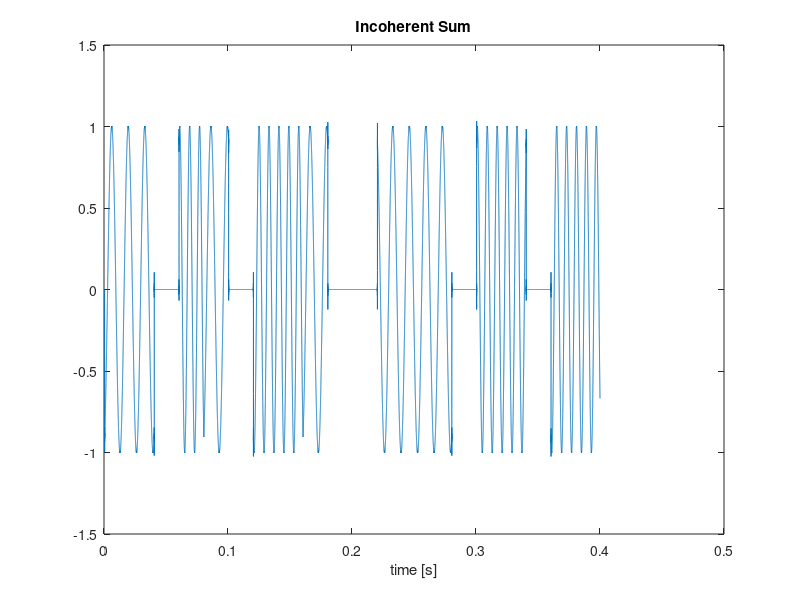

Write the MATLAB code that produced this figure. (Note: this script raises an error after producing the figure.)
clear all
close all

%START REAL DATA LOAD BLOCK
%========================

% load('mar31e.mat','haywardcaltrainclock')
% rawdata = haywardcaltrainclock;
% load('thursday.mat','clock_comb125k','idealdata','patternvec')
% clock_comb = clock_comb125k;
% samples_per_bit_at_fs = 100;
% srate = 1/125000;
% detect_threshold = 2.5;
% ideal_bits = o_cpm_demod(idealdata,srate,100,patternvec,1);

%%RAW DATA BLOCK
%%=========================
%load('clock_comb195k.mat','clock_comb195k','patternvec','ideal_bits');
%clock_comb = clock_comb195k;
%
%o_util;
%pipe_type = 'uint8';
%filename200='./SanMateoSouthAndGumArray.raw';
%fid200 = fopen(filename200, 'r'); 
%[rrrawdata, rdcount] = fread(fid200, 9E99, pipe_type);
%fclose(fid200);
%rawdata200 = raw_to_complex(rrrawdata');
%clear rrrawdata;
%rawdata = double(rawdata200(end/2:end));
%fs = 1e8/512;
%srate = 1/fs;
%samples_per_bit_at_fs = 156.25;
%
%detect_threshold = 2;
%%END RAW DATA BLOCK
%%=============================
%
%
%
%%chunk the data
%windowsize = 0.8; % size of chunked data
%timestep = 0.3; %time stepping of data chunks.  should be < windowsize - time length of rf packet
%rawtime = 0:srate:(length(rawdata)-1)*srate;
%timestepsamples = round(windowsize/srate);
%for k = 0:floor(rawtime(end)/timestep)-ceil(windowsize/timestep)-1
%    rnoisydata(:,k+1) = rawdata(round(k*timestep/srate)+1:round(k*timestep/srate)+timestepsamples);
%end

%END REAL DATA LOAD
%=======================

%START SIM DATA LOAD
%=============================
load('clock_comb195k.mat','clock_comb195k','patternvec','ideal_bits');
clock_comb = clock_comb195k;
 
 %srate = 1/125000;
 fs = 1e8/512;
 srate = 1/fs;
 detect_threshold = 2.5;
 samples_per_bit_at_fs = 156.25;
 
 rnoisydata = clock_comb195k;
 timestamp = 0:srate:(length(rnoisydata)-1)*srate;
  
freqshift=25;
timeshift = 100*srate;
phaseshift = pi/2;

rnoisydata = rnoisydata.*exp(i*2*pi*timestamp*freqshift)';
rnoisydata = rnoisydata*exp(i*2*pi*phaseshift);
rnoisydata = [zeros([timeshift/srate 1]);rnoisydata(1:end-timeshift/srate)];
 
 %set parameters for generating raw data
% snr_awgn = -3;
% epoch_repeat = 0.8; %in seconds, the repetition rate of epochs
% maxdelay = 0.001; %in seconds, the max delay of any one epoch in its time slot of repetition. epoch time + maxdelay should not be greater that ideallength
% maxLOphase = 2*pi; %max LO phase offset, in radians
% maxFshift = 100; %max frequency shift, in Hz
% numdatasets = 60; %number of epochs in the raw data
% rdatalength = round(epoch_repeat/srate);
% 
% %make raw data
% timestamp = 0:srate:(rdatalength-1)*srate;
% for k = 1:1:numdatasets
%     rnoisydata(:,k) = [idealdata; zeros([rdatalength-length(idealdata) 1])]; %place each epoch into a timeslot
%     delaysamples(k) = round(maxdelay*rand()/srate);
%     phaserotation(k) = maxLOphase*rand(); 
%     Fshift(k) = maxFshift*rand();
%     rnoisydata(:,k) = rnoisydata(:,k).*(exp(i*2*pi*Fshift(k)*timestamp)'); %frequency shift
%     rnoisydata(:,k) = rnoisydata(:,k).*exp(i*phaserotation(k)); %LO phase shift
%     rnoisydata(:,k) = [zeros(delaysamples(k),1);rnoisydata(1:end-delaysamples(k),k)]; %time shift
%     %rnoisydata(:,k) = awgn(rnoisydata(:,k),snr_awgn); %add noise
% end

%=======================
%END SIM DATA LOAD

%plot incoherent sum
datalength = length(rnoisydata(:,1));
timestamp = 0:srate:(datalength-1)*srate;
figure
plot(timestamp,real(rnoisydata*ones([size(rnoisydata,2) 1])))
xlabel('time [s]')
title('Incoherent Sum')

starttime = time; %datetime doesn't work in octave

%matrix version
reply_data = clock_comb;
fsearchwindow_low = -100;
fsearchwindow_hi = 200;
retro_go = 1;
weighting_factor = 0;

%downsample data
downsample_factor = 12;
rnoisydata = downsample(rnoisydata,downsample_factor);
clock_comb = downsample(clock_comb,downsample_factor);
srate = downsample_factor*srate;
samples_per_bit_at_fs = samples_per_bit_at_fs/downsample_factor;
datalength = length(rnoisydata(:,1));
timestamp = 0:srate:(datalength-1)*srate;
[aligned_data retro_data retrostart retroend fxcorrsnr goodsets freqoffset phaseoffset samplesoffset] = retrocorrelator_octave_size(rnoisydata,srate,clock_comb,detect_threshold,clock_comb,fsearchwindow_low,fsearchwindow_hi,retro_go,weighting_factor);

%single version
% reply_data = clock_comb;
% fsearchwindow_low = -100;
% fsearchwindow_hi = 200;
% retro_go = 1;
% weighting_factor = 0;
% aligned_data = [];
% retro_data = [];
% for k=1:1:size(rnoisydata,2)
%     [aligned_data_single retro_single retrostart retroend fxcorrsnr goodsets freqoffset phaseoffset samplesoffset] = retrocorrelator_octave(rnoisydata(:,k),srate,clock_comb,detect_threshold,clock_comb,fsearchwindow_low,fsearchwindow_hi,retro_go,weighting_factor);
%     if ~(sum(aligned_data_single)==0)
%         aligned_data = [aligned_data, aligned_data_single];
%         retro_data = [retro_data, retro_single];
%     end
% end

Correlation_completed_in = time-starttime

number_of_good_datasets = size(aligned_data,2)

figure
plot(real(aligned_data*(ones([length(aligned_data(1,:)) 1])))) 
title('Coherent Sum')
hold on
plot(real(clock_comb),'r')

%DIAGNOSTIC PLOTS (only works with matrix version)
%         cal_const = 1.18e-12; %calculated from thermal noise measurements
%         E_te = 1.04e-16; %thermal energy for 10kHz band for windowsize of time.
%         single_antenna_strength = 10*log10(cal_const*(((abs(aligned_data).').^2)*ones(size(aligned_data,1),1)./windowsize)./(E_te/windowsize));
%         coherent_antenna_strength = 10*log10(cal_const*(sum(abs((aligned_data*ones([size(aligned_data,2) 1]))).^2)/windowsize)/(E_te/windowsize));
%         
%         %Antenna Power Plot
%         figure
%         bar([zeros(length(single_antenna_strength)+1,1);coherent_antenna_strength],'b')
%         hold on
%         bar([single_antenna_strength;0],'r')
%         hold off
%         legend('Coherent Epoch','Single Antenna Epoch','Location','NorthWest')
%         xlabel('Antenna Epoch','FontSize',14)
%         ylabel('Epoch Strength (dB)','FontSize',14)
%         ylim([-20 100])
%         title('Current: Antenna Strength (Signal / Thermal Energy) for Coherent and Single','FontSize',14)
%         
%         %Rank Plot
%         figure
%         subplot(2,1,1)
%         plot(fxcorrsnr,'o')
%         xlabel('Data Chunk Index','FontSize',14)
%         ylabel('Comb Correlation SNR','FontSize',14)
%         subplot(2,1,2)
%         hist(fxcorrsnr,20)
%         xlabel('xcorr SNR value','FontSize',14)
%     	ylabel('hit count','FontSize',14)
%         subplot(2,1,1)
%         title('Current: Plot and Histogram of SNR used for Signal Detection','FontSize',14)
%         
%         %corrections plot
%         figure
%         subplot(3,1,1)
%         plot(freqoffset,'o-')
%         title('Current: Frequency Offset Correction Applied','FontSize',14)
%         ylabel('Freq [Hz]','FontSize',14)
%         xlabel('dataset','FontSize',14)
%         subplot(3,1,2)
%         plot(phaseoffset,'o-')
%         title('Current: Phase Offset Correction Applied','FontSize',14)
%         ylabel('Phase [rad]','FontSize',14)
%         xlabel('dataset','FontSize',14)
%         subplot(3,1,3)
%         plot(samplesoffset,'o-')
%         title('Current: Time Offset Correction Applied','FontSize',14)
%         ylabel('Time [samples]','FontSize',14)
%         xlabel('dataset','FontSize',14)
% 
%         %coherent sum plot
%         figure
%         plot(timestamp,real(aligned_data*ones([size(aligned_data,2) 1])))
%         xlabel('time [s]')
%         title('Coherent Sum')

%get BER
BER_coherent = 1-sum(o_cpm_demod(aligned_data*ones([size(aligned_data,2) 1]),srate,samples_per_bit_at_fs,patternvec,1) == ideal_bits)/length(ideal_bits)

%get BER of single antenna
for k = 1:1:length(aligned_data(1,:))
    BER_single(k) = 1-sum(o_cpm_demod(aligned_data(:,k),srate,samples_per_bit_at_fs,patternvec,1) == ideal_bits)/length(ideal_bits);
end

BER_single    

displaydatasets = 5;

%plot first 5 retro signals
retro_time = 0:srate:(size(retro_data,1)-1)*srate;
figure
for k = 1:1:displaydatasets
    subplot(displaydatasets,1,k)
    plot(retro_time,real(retro_data(:,k))*1e-3,'m')
    hold on
    plot(timestamp,real(rnoisydata(:,k)))
    ylim([-1e-3 1e-3])
end
subplot(displaydatasets,1,1)
title('First 5 Retrodirective responses')
xlabel('time [s]')

%unwind retro signals
% for k = 1:1:size(retro_data,2)
%     retro_unwind(:,k) = retro_data(:,k).*exp(i*phaserotation(k));
%     retro_unwind(:,k) = [zeros(delaysamples(k),1);retro_unwind(1:end-delaysamples(k),k)]; %time shift
% end
% 
% %sum the retro data
% retro_sum = retro_unwind*ones([size(retro_unwind,2) 1]);
% 
% figure
% plot(0:srate:(size(retro_unwind,1)-1)*srate,retro_sum)
% title('Sum of received retro signal at mobile antenna')
